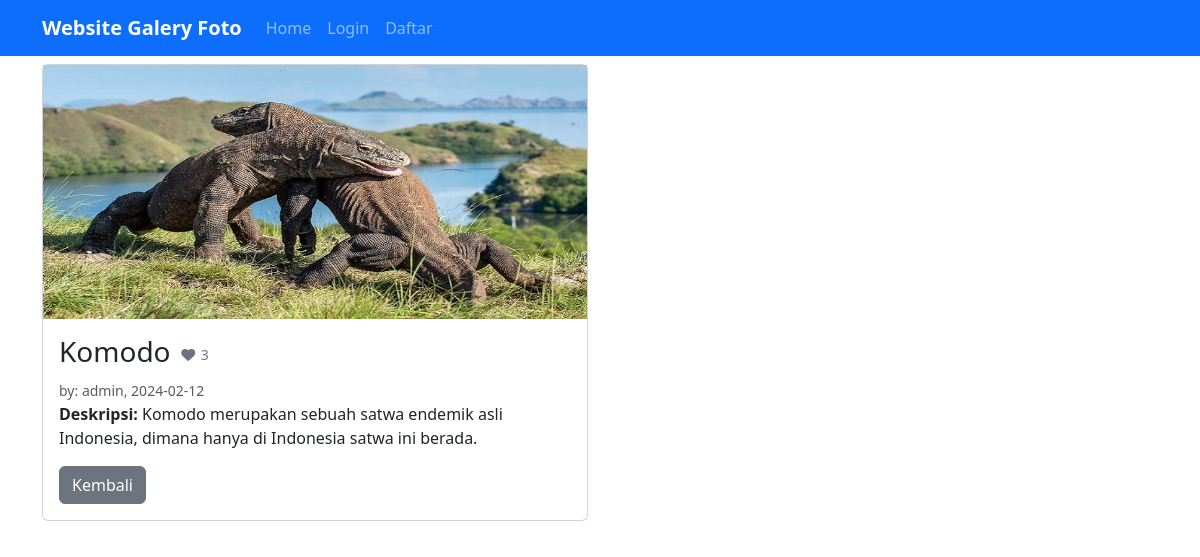
The page /?url=detail&&id=19 on the database its author committed.
### tables this page shows
CREATE TABLE `foto` (
  `fotoid` int(11) NOT NULL,
  `judulfoto` varchar(255) NOT NULL,
  `deskripsifoto` text NOT NULL,
  `tanggalunggah` date NOT NULL,
  `lokasifile` varchar(255) NOT NULL,
  `albumid` int(11) NOT NULL,
  `userid` int(11) NOT NULL
);

CREATE TABLE `user` (
  `userid` int(11) NOT NULL,
  `username` varchar(255) NOT NULL,
  `password` varchar(255) NOT NULL,
  `email` varchar(255) NOT NULL,
  `namalengkap` varchar(255) NOT NULL,
  `alamat` text NOT NULL
);

### page/detail.php (the view, shortened to what this page needs)
<?php
$details = mysqli_query($conn, "SELECT * FROM foto INNER JOIN user ON foto.userid=user.userid WHERE foto.fotoid='$_GET[id]'");
$data = mysqli_fetch_array($details);
$likes = mysqli_num_rows(mysqli_query($conn, "SELECT * FROM likefoto WHERE fotoid='$_GET[id]'"));
$cek = mysqli_num_rows(mysqli_query($conn, "SELECT * FROM likefoto WHERE fotoid='$_GET[id]' AND userid='" . @$_SESSION['userid'] . "'"));
?>
<div class="container">
    <div class="row">
        <div class="col-6 mt-2">
            <div class="card mb-2">
                <img src="uploads/<?= $data['lokasifile'] ?>" alt="<?= $data['judulfoto'] ?>" class="object-fit-cover">
                <div class="card-body">
                    <h3 class="card-title"><?= $data['judulfoto'] ?><a href="<?php if(isset($_SESSION['userid'])){echo '?url=like&&id=' .$data['fotoid']. '';}else{echo 'login.php';} ?>" class="btn btn-sm <?php if($cek==0){ echo "text-secondary"; }else{ echo "text-danger"; }?>"><i class="fa-solid fa-fw fa-heart"></i> <?= $likes ?> </a></h3>
                    <small class="text-muted mb-3"> by: <?= $data['username'] ?>, <?= $data['tanggalunggah'] ?></small>
                    <p> <strong>Deskripsi:</strong> <?= $data['deskripsifoto'] ?> </p>
                    <form action="?url=detail" method="post">
                        <div class="form-group d-flex flex-row">
                            <a href="?url=home" class="btn btn-secondary">Kembali</a>
                        </div>
                    </form>
                </div>
            </div>
        </div>
        <div class="col-6">
        </div>
    </div>
</div>

### assets/css/style.css (style rules this page uses)
.container { width: 100%; margin: 0 auto; }
.container:after { content: ''; display: block; clear: both; }

### rows shown on the page
foto: lokasifile (picture), judulfoto "Komodo", userid.username "admin", tanggalunggah "2024-02-12", deskripsifoto "Komodo merupakan sebuah satwa endemik asli Indonesia, dimana hanya di Indonesia satwa ini berada."

### other values the page prints
$likes "3"
